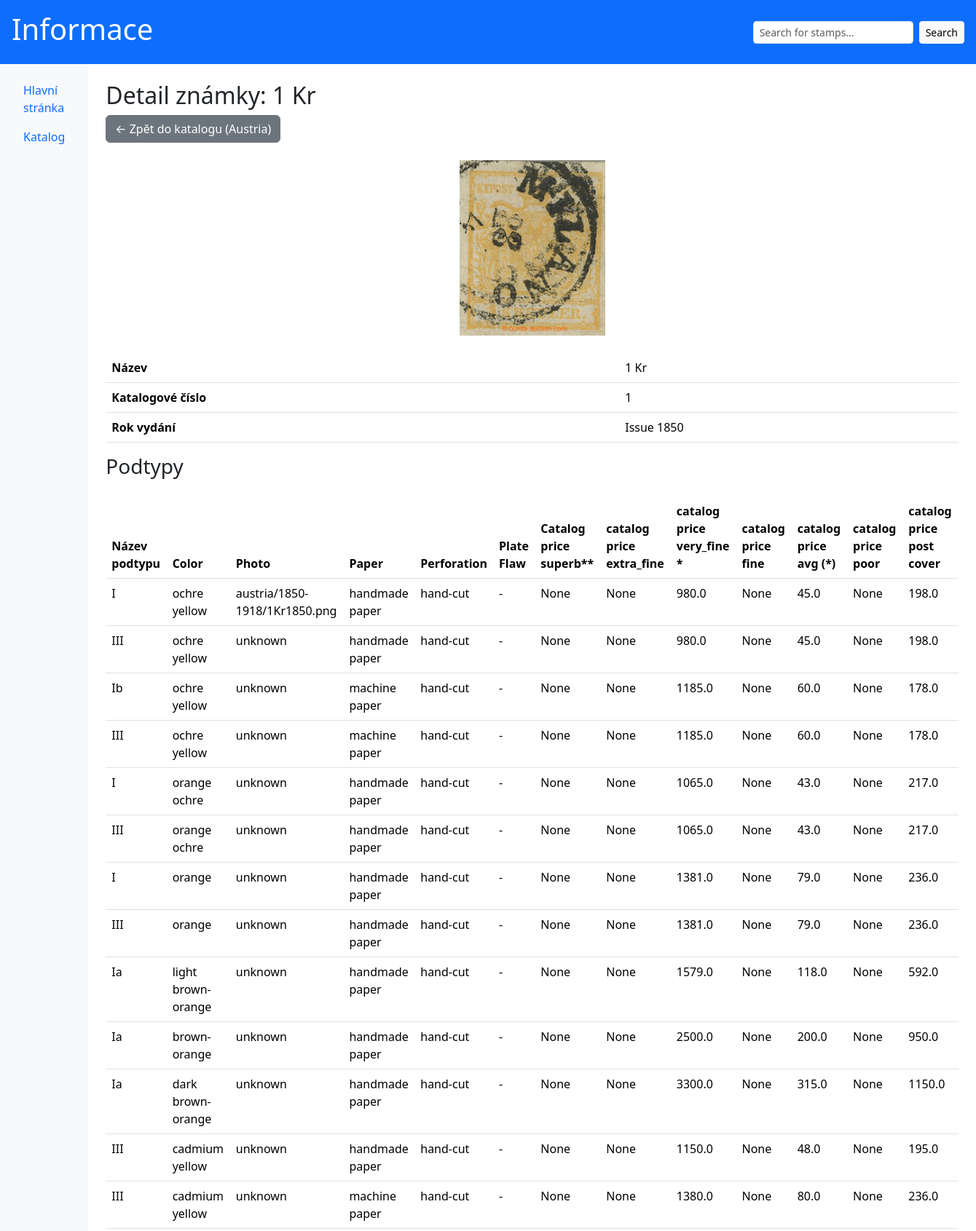
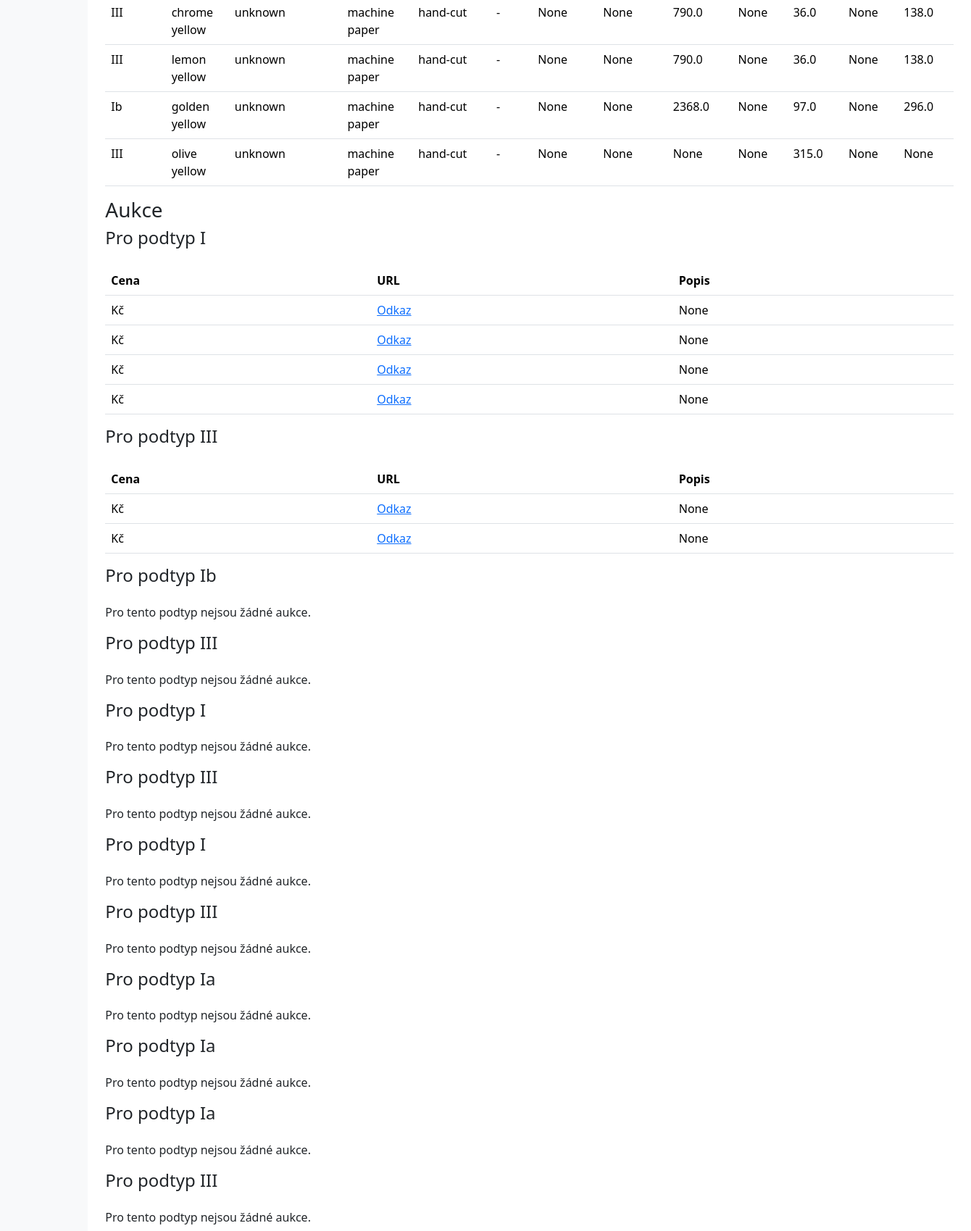
/stamps/1 (upper part), run on the app's committed database (2 pictures, top to bottom).
### shared/db/models.py (models this page shows, shortened)
class StampBase(Base):
    __tablename__ = 'stamp_base'
    stamp_id = Column(Integer, primary_key=True)
    catalog_number = Column(String, nullable=False)
    photo_path_base = Column(String, nullable=False)
    name = Column(String, nullable=False)
    emission_id = Column(Integer, ForeignKey('emission.emission_id'), nullable=False)
    emission = relationship('Emission', back_populates='stamps')
    stamp_types = relationship("StampTypeBase", back_populates="stamp")
    stamp_details = relationship("StampDetail", back_populates="stamp", uselist=False)

class Country(Base):
    __tablename__ = 'country'
    country_id = Column(Integer, primary_key=True)
    name = Column(String, nullable=False)
    emissions = relationship('Emission', back_populates='country')

class Emission(Base):
    __tablename__ = 'emission'
    emission_id = Column(Integer, primary_key=True)
    name = Column(String, nullable=False)
    issue_year = Column(Integer, nullable=False)
    country_id = Column(Integer, ForeignKey('country.country_id'))
    country = relationship('Country', back_populates='emissions')
    stamps = relationship('StampBase', back_populates='emission')

class StampTypeBase(Base):
    __tablename__ = 'stamp_type_base'
    stamp_type_id = Column(Integer, primary_key=True)
    stamp_id = Column(Integer, ForeignKey('stamp_base.stamp_id'), nullable=False)
    photo_path_type = Column(String)
    description = Column(String)
    type_name = Column(String)
    color = Column(String)
    paper = Column(String)
    perforation = Column(String)
    plate_flaw = Column(String)
    catalog_price_superb = Column(Float)
    catalog_price_extra_fine = Column(Float)
    catalog_price_very_fine = Column(Float)
    catalog_price_fine = Column(Float)
    catalog_price_avg = Column(Float)
    catalog_price_poor = Column(Float)
    catalog_price_post_cover = Column(Float)
    stamp = relationship("StampBase", back_populates="stamp_types")
    auction_sales = relationship("AuctionSale", back_populates="stamp_type")# Jedna známka má maximálně jeden detail

class AuctionSale(Base):
    __tablename__ = 'auction_sale'
    sale_id = Column(Integer, primary_key=True)  # Primární klíč
    stamp_type_id = Column(Integer, ForeignKey('stamp_type_base.stamp_type_id'), nullable=False)  # Vazba na StampTypeBase
    sale_price = Column(Float, nullable=False)  # Cena za prodej
    sale_url = Column(String, nullable=False)  # URL na aukční prodej
    description = Column(String, nullable=True)  # Popis aukce (např. stav, rarita, poznámky)
    state_of_stamp = Column(Text, nullable=True) # **, *, (*)
    sale_date = Column(DateTime, nullable=False) # Datum a čas kdy došlo k prodeji  ISO 8601
    stamp_type = relationship("StampTypeBase", back_populates="auction_sales")

### backend/app/main.py (the view)
@app.get("/stamps/{stamp_id}", response_class=HTMLResponse, name="stamp_detail")
async def get_stamp_detail(request: Request, stamp_id: int):
    stamp = crud.get_stamp_by_id(stamp_id)
    if not stamp:
        raise HTTPException(status_code=404, detail="Stamp not found")
    subtypes = crud.get_all_stamp_type_by_id(stamp_id)
    auctions_by_subtype = {
        subtype.stamp_type_id: crud.get_auctions_by_stamp_type(subtype.stamp_type_id)
        for subtype in subtypes
    }
    return templates.TemplateResponse("stamp_detail.html", {
        "request": request,
        "stamp": stamp,
        "subtypes": subtypes,
        "auctions_by_subtype": auctions_by_subtype
    })

### shared/db/crud.py (called while the page is built)
def get_stamp_by_id(stamp_id):
    return session.query(StampBase).filter(StampBase.stamp_id == stamp_id).first()

def get_all_stamp_type_by_id(stamp_id):
    return session.query(StampTypeBase).filter(StampTypeBase.stamp_id == stamp_id).all()

def get_auctions_by_stamp_type(stamp_type_id: int):
    return session.query(AuctionSale).filter(AuctionSale.stamp_type_id == stamp_type_id).all()

### backend/templates/stamp_detail.html (shortened to what this page needs)
{% extends "base.html" %}
{% block content %}
<h2>Detail známky: {{ stamp.name }}</h2>
<a href="{{ url_for('catalog', country=stamp.emission.country.name) }}" class="btn btn-secondary mb-4">
    ← Zpět do katalogu ({{ stamp.emission.country.name }})
</a>
<img src="/images/{{ stamp.photo_path_base }}" alt="photo" width="200" class="mx-auto d-block">
<table class="table mt-4">
    <thead>
        <tr>
            <th>Název</th>
            <td>{{ stamp.name }}</td>
        </tr>
        <tr>
            <th>Katalogové číslo</th>
            <td>{{ stamp.catalog_number }}</td>
        </tr>
        <tr>
            <th>Rok vydání</th>
            <td>{{ stamp.emission.issue_year }}</td>
        </tr>
    </thead>
</table>
<h3>Podtypy</h3>
{% if subtypes %}
<table class="table mt-4">
    <thead>
        <tr>
            <th>Název podtypu</th>
            <th>Color</th>
            <th>Photo</th>
            <th>Paper</th>
            <th>Perforation</th>
            <th>Plate Flaw</th>
            <th>Catalog price superb**</th>
            <th>catalog price extra_fine</th>
            <th>catalog price very_fine *</th>
            <th>catalog price fine</th>
            <th>catalog price avg (*)</th>
            <th>catalog price poor</th>
            <th>catalog price post cover</th>
        </tr>
    </thead>
    <tbody>
        {% for subtype in subtypes %}
        <tr>
            <td>{{ subtype.type_name }}</td>
            <td>{{ subtype.color }}</td>
            <td>{{ subtype.photo_path_type }}</td>
            <td>{{ subtype.paper }}</td>
            <td>{{ subtype.perforation }}</td>
            <td>{{ subtype.plate_flaw }}</td>
            <td>{{ subtype.catalog_price_superb }}</td>
            <td>{{ subtype.catalog_price_extra_fine }}</td>
            <td>{{ subtype.catalog_price_very_fine }}</td>
            <td>{{ subtype.catalog_price_fine }}</td>
            <td>{{ subtype.catalog_price_avg }}</td>
            <td>{{ subtype.catalog_price_poor }}</td>
            <td>{{ subtype.catalog_price_post_cover }}</td>
        </tr>
        {% endfor %}
    </tbody>
</table>
{% else %}
<p class="mt-4">Žádné podtypy pro tuto známku.</p>
{% endif %}
<h3>Aukce</h3>
{% if auctions_by_subtype %}
    {% for subtype_id, auctions in auctions_by_subtype.items() %}
    <h4>Pro podtyp {{ (subtypes | selectattr('stamp_type_id', 'equalto', subtype_id) | first).type_name }}</h4>
        {% if auctions %}
        <table class="table mt-4">
            <thead>
                <tr>
                    <th>Cena</th>
                    <th>URL</th>
                    <th>Popis</th>
                </tr>
            </thead>
            <tbody>
                {% for auction in auctions %}
                <tr>
                    <td>{{ auction.price }} Kč</td>
                    <td><a href="{{ auction.url }}" target="_blank">Odkaz</a></td>
                    <td>{{ auction.description }}</td>
                </tr>
                {% endfor %}
            </tbody>
        </table>
        {% else %}
        <p class="mt-4">Pro tento podtyp nejsou žádné aukce.</p>
        {% endif %}
    {% endfor %}
{% else %}
<p class="mt-4">Žádné aukce pro tuto známku.</p>
{% endif %}
{% endblock %}

### data on the page
StampBase: name "1 Kr", photo_path_base (picture), catalog_number "1"
Country: emission.country.name "Austria"
Emission: emission.issue_year "Issue 1850"
StampTypeBase: type_name "I", color "ochre yellow", photo_path_type "austria/1850-1918/1Kr1850.png", paper "handmade paper", perforation "hand-cut", plate_flaw "-", catalog_price_superb "None", catalog_price_extra_fine "None", catalog_price_very_fine "980.0", catalog_price_fine "None", catalog_price_avg "45.0", catalog_price_poor "None", catalog_price_post_cover "198.0"
StampTypeBase: type_name "III", color "ochre yellow", photo_path_type "unknown", paper "handmade paper", perforation "hand-cut", plate_flaw "-", catalog_price_superb "None", catalog_price_extra_fine "None", catalog_price_very_fine "980.0", catalog_price_fine "None", catalog_price_avg "45.0", catalog_price_poor "None", catalog_price_post_cover "198.0"
StampTypeBase: type_name "Ib", color "ochre yellow", photo_path_type "unknown", paper "machine paper", perforation "hand-cut", plate_flaw "-", catalog_price_superb "None", catalog_price_extra_fine "None", catalog_price_very_fine "1185.0", catalog_price_fine "None", catalog_price_avg "60.0", catalog_price_poor "None", catalog_price_post_cover "178.0"
StampTypeBase: type_name "III", color "ochre yellow", photo_path_type "unknown", paper "machine paper", perforation "hand-cut", plate_flaw "-", catalog_price_superb "None", catalog_price_extra_fine "None", catalog_price_very_fine "1185.0", catalog_price_fine "None", catalog_price_avg "60.0", catalog_price_poor "None", catalog_price_post_cover "178.0"
StampTypeBase: type_name "I", color "orange ochre", photo_path_type "unknown", paper "handmade paper", perforation "hand-cut", plate_flaw "-", catalog_price_superb "None", catalog_price_extra_fine "None", catalog_price_very_fine "1065.0", catalog_price_fine "None", catalog_price_avg "43.0", catalog_price_poor "None", catalog_price_post_cover "217.0"
StampTypeBase: type_name "III", color "orange ochre", photo_path_type "unknown", paper "handmade paper", perforation "hand-cut", plate_flaw "-", catalog_price_superb "None", catalog_price_extra_fine "None", catalog_price_very_fine "1065.0", catalog_price_fine "None", catalog_price_avg "43.0", catalog_price_poor "None", catalog_price_post_cover "217.0"
StampTypeBase: type_name "I", color "orange", photo_path_type "unknown", paper "handmade paper", perforation "hand-cut", plate_flaw "-", catalog_price_superb "None", catalog_price_extra_fine "None", catalog_price_very_fine "1381.0", catalog_price_fine "None", catalog_price_avg "79.0", catalog_price_poor "None", catalog_price_post_cover "236.0"
StampTypeBase: type_name "III", color "orange", photo_path_type "unknown", paper "handmade paper", perforation "hand-cut", plate_flaw "-", catalog_price_superb "None", catalog_price_extra_fine "None", catalog_price_very_fine "1381.0", catalog_price_fine "None", catalog_price_avg "79.0", catalog_price_poor "None", catalog_price_post_cover "236.0"
StampTypeBase: type_name "Ia", color "light brown-orange", photo_path_type "unknown", paper "handmade paper", perforation "hand-cut", plate_flaw "-", catalog_price_superb "None", catalog_price_extra_fine "None", catalog_price_very_fine "1579.0", catalog_price_fine "None", catalog_price_avg "118.0", catalog_price_poor "None", catalog_price_post_cover "592.0"
StampTypeBase: type_name "Ia", color "brown-orange", photo_path_type "unknown", paper "handmade paper", perforation "hand-cut", plate_flaw "-", catalog_price_superb "None", catalog_price_extra_fine "None", catalog_price_very_fine "2500.0", catalog_price_fine "None", catalog_price_avg "200.0", catalog_price_poor "None", catalog_price_post_cover "950.0"
StampTypeBase: type_name "Ia", color "dark brown-orange", photo_path_type "unknown", paper "handmade paper", perforation "hand-cut", plate_flaw "-", catalog_price_superb "None", catalog_price_extra_fine "None", catalog_price_very_fine "3300.0", catalog_price_fine "None", catalog_price_avg "315.0", catalog_price_poor "None", catalog_price_post_cover "1150.0"
StampTypeBase: type_name "III", color "cadmium yellow", photo_path_type "unknown", paper "handmade paper", perforation "hand-cut", plate_flaw "-", catalog_price_superb "None", catalog_price_extra_fine "None", catalog_price_very_fine "1150.0", catalog_price_fine "None", catalog_price_avg "48.0", catalog_price_poor "None", catalog_price_post_cover "195.0"
StampTypeBase: type_name "III", color "cadmium yellow", photo_path_type "unknown", paper "machine paper", perforation "hand-cut", plate_flaw "-", catalog_price_superb "None", catalog_price_extra_fine "None", catalog_price_very_fine "1380.0", catalog_price_fine "None", catalog_price_avg "80.0", catalog_price_poor "None", catalog_price_post_cover "236.0"
StampTypeBase: type_name "III", color "chrome yellow", photo_path_type "unknown", paper "machine paper", perforation "hand-cut", plate_flaw "-", catalog_price_superb "None", catalog_price_extra_fine "None", catalog_price_very_fine "790.0", catalog_price_fine "None", catalog_price_avg "36.0", catalog_price_poor "None", catalog_price_post_cover "138.0"
StampTypeBase: type_name "III", color "lemon yellow", photo_path_type "unknown", paper "machine paper", perforation "hand-cut", plate_flaw "-", catalog_price_superb "None", catalog_price_extra_fine "None", catalog_price_very_fine "790.0", catalog_price_fine "None", catalog_price_avg "36.0", catalog_price_poor "None", catalog_price_post_cover "138.0"
StampTypeBase: type_name "Ib", color "golden yellow", photo_path_type "unknown", paper "machine paper", perforation "hand-cut", plate_flaw "-", catalog_price_superb "None", catalog_price_extra_fine "None", catalog_price_very_fine "2368.0", catalog_price_fine "None", catalog_price_avg "97.0", catalog_price_poor "None", catalog_price_post_cover "296.0"
StampTypeBase: type_name "III", color "olive yellow", photo_path_type "unknown", paper "machine paper", perforation "hand-cut", plate_flaw "-", catalog_price_superb "None", catalog_price_extra_fine "None", catalog_price_very_fine "None", catalog_price_fine "None", catalog_price_avg "315.0", catalog_price_poor "None", catalog_price_post_cover "None"
AuctionSale: description "None"
AuctionSale: description "None"
AuctionSale: description "None"
AuctionSale: description "None"
AuctionSale: description "None"
AuctionSale: description "None"
